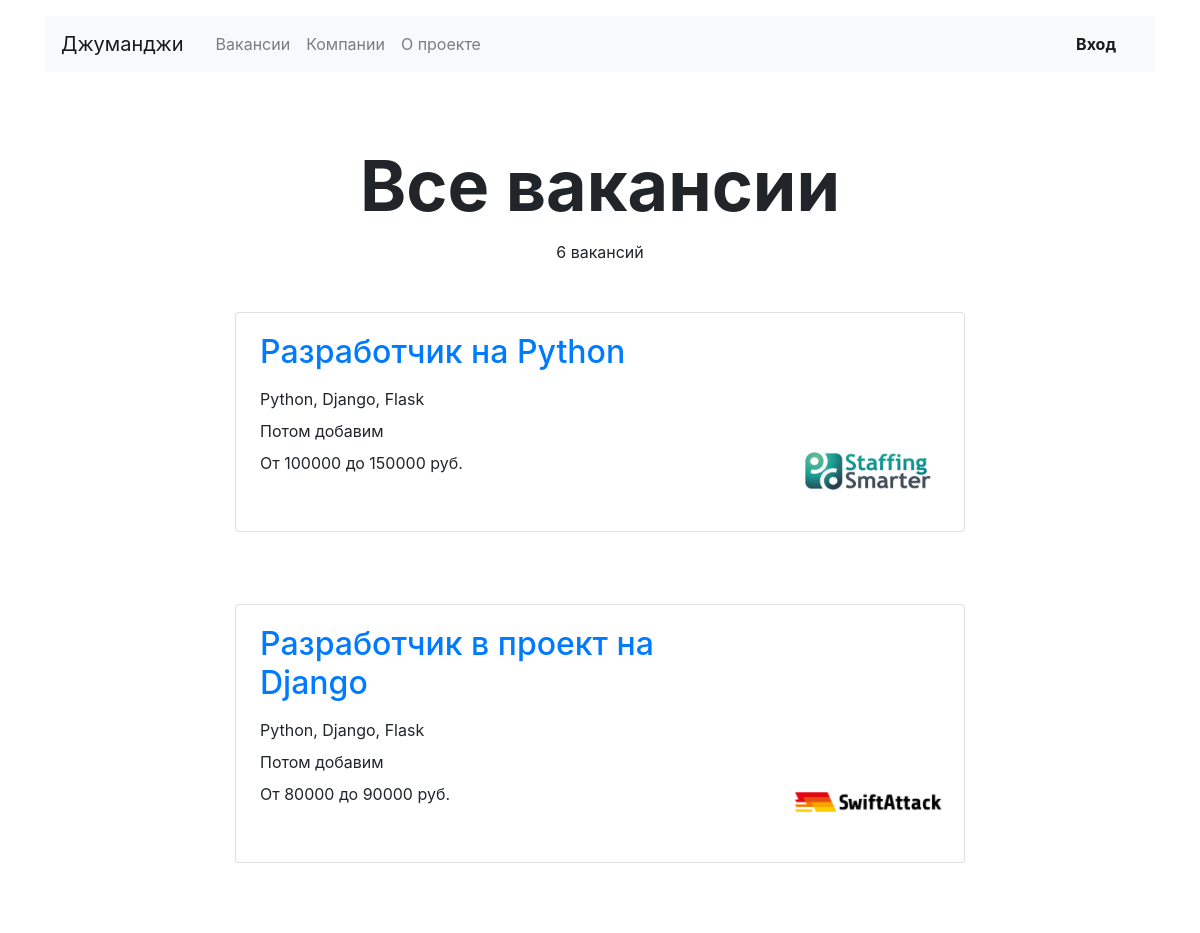
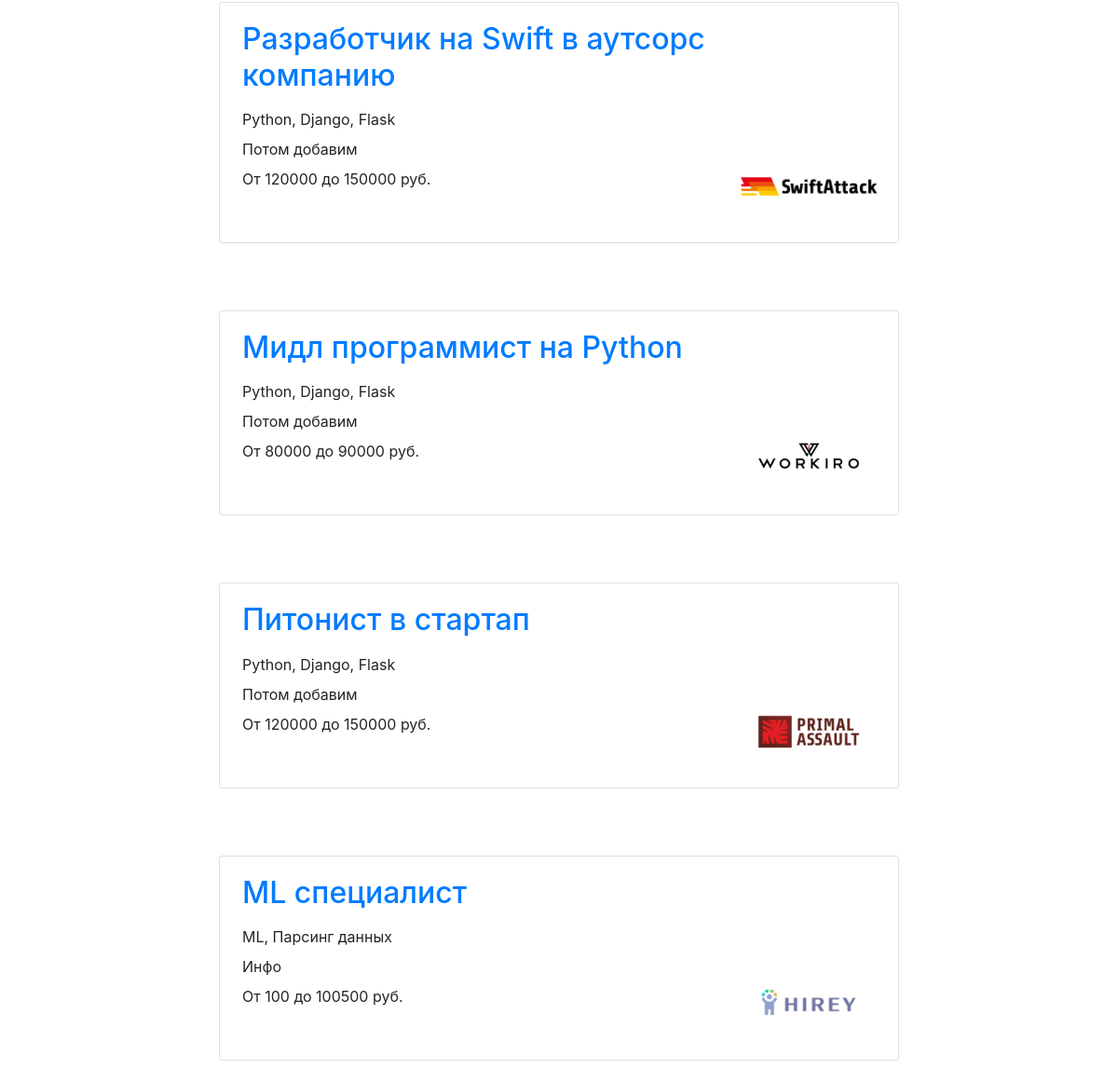
Page /vacancies/ on the committed database (2 pictures, top to bottom).
### job/models.py (models this page shows, shortened)
class Vacancy(models.Model):
    title = models.CharField(max_length=64)
    specialty = models.ForeignKey(Specialty, on_delete=models.CASCADE, default='2', related_name='vacancies')
    company = models.ForeignKey(Company, on_delete=models.CASCADE, related_name='vacancies')
    skills = models.CharField(max_length=256)
    description = models.CharField(max_length=2048)
    salary_min = models.IntegerField()
    salary_max = models.IntegerField()
    published_at = models.DateField(auto_now_add=True)
    owner = models.ForeignKey(User, on_delete=models.CASCADE, related_name='vacancies')

class Company(models.Model):
    user = models.ForeignKey(User, on_delete=models.CASCADE, related_name='company')
    name = models.CharField(max_length=64)
    location = models.CharField(max_length=64)
    logo = models.ImageField(upload_to=settings.MEDIA_COMPANY_IMAGE_DIR, blank=True)
    description = models.CharField(max_length=2048)
    employee_count = models.IntegerField()

### job/views.py (the view)
# urls.py: path('vacancies/', VacanciesView.as_view(), name='vacancies'),
class VacanciesView(View):
    def get(self, request, ):
        search_query = request.GET.get('search','')
        if search_query:
            vacancies=Vacancy.objects.filter(Q(title__icontains=search_query) | Q(skills__icontains=search_query))
        else:
            vacancies = Vacancy.objects.all()
        return render(
            request, 'list.html', {
                'vacancies': vacancies,
            }
        )

### templates/list.html
{% extends 'base.html' %}
{% block content %}
<main class="container mt-3">
    <section>
        <h1 class="h1 text-center mx-auto mt-4 pt-5" style="font-size: 70px;">
            <strong>
                {% if speciality.title %}
                {{ speciality.title }}
                {% else %}
                Все вакансии
                {% endif %}
            </strong></h1>
        <p class="text-center pt-1">{{ vacancies|length }} вакансий</p>
        {% for vacancy in vacancies %}
        <div class="row mt-5">
            <div class="col-12 col-lg-8 offset-lg-2 m-auto">
                <div class="card mb-4">
                    <div class="card-body px-4">
                        <div class="row">
                            <div class="col-12 col-md-8 col-lg-9">
                                <a href="{% url 'vacancy' vacancy.id %}"><h2 class="h2 pb-2">{{ vacancy.title }}</h2>
                                </a>
                                <p class="mb-2">{{ vacancy.skills }}</p>
                                <p class="mb-2">{{ vacancy.description }}</p>
                                <p>От {{ vacancy.salary_min }} до {{ vacancy.salary_max }} руб.</p>
                                <p class="text-muted pt-1">{{ vacancy.posted_at }}</p>
                            </div>
                            <div class="col-12 col-md-4 col-lg-3 d-flex align-items-end">
                                <a href="#"><img src="{{ vacancy.company.logo.url }}" width="150" height="80" alt=""></a>
                            </div>
                        </div>
                    </div>
                </div>
            </div>
        </div>
        {% endfor %}
    </section>
</main>
{% endblock %}

### rows in the picture
Vacancy: title "Разработчик на Python", skills "Python, Django, Flask", description "Потом добавим", salary_min "100000", salary_max "150000", company.logo (picture)
Vacancy: title "Разработчик в проект на Django", skills "Python, Django, Flask", description "Потом добавим", salary_min "80000", salary_max "90000", company.logo (picture)
Vacancy: title "Разработчик на Swift в аутсорс компанию", skills "Python, Django, Flask", description "Потом добавим", salary_min "120000", salary_max "150000", company.logo (picture)
Vacancy: title "Мидл программист на Python", skills "Python, Django, Flask", description "Потом добавим", salary_min "80000", salary_max "90000", company.logo (picture)
Vacancy: title "Питонист в стартап", skills "Python, Django, Flask", description "Потом добавим", salary_min "120000", salary_max "150000", company.logo (picture)
Vacancy: title "ML специалист", skills "ML, Парсинг данных", description "Инфо", salary_min "100", salary_max "100500", company.logo (picture)

### other values in the picture
{{ vacancies|length }} "6"
